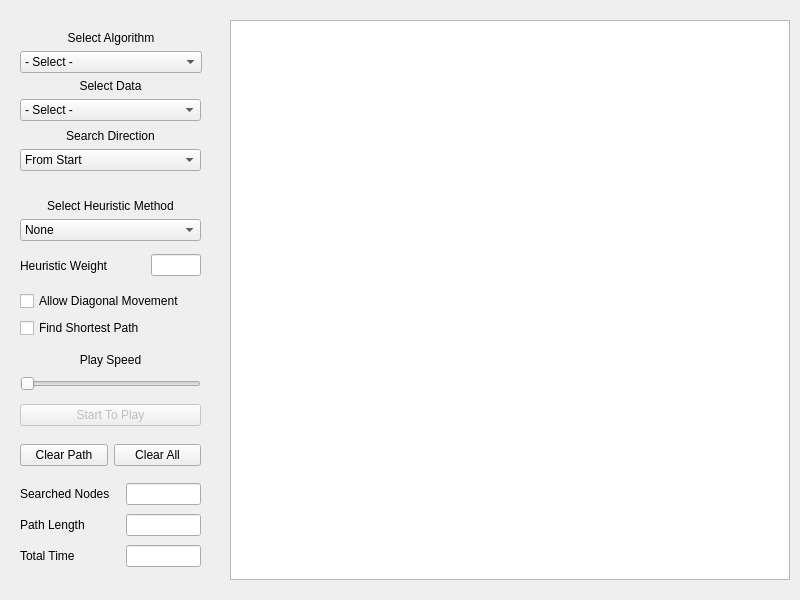
<?xml version="1.0" encoding="UTF-8"?>
<ui version="4.0">
 <author>Qianhui Zhao</author>
 <class>Widgets</class>
 <widget class="QWidget" name="Widgets">
  <property name="geometry">
   <rect>
    <x>0</x>
    <y>0</y>
    <width>800</width>
    <height>600</height>
   </rect>
  </property>
  <property name="maximumSize">
   <size>
    <width>800</width>
    <height>600</height>
   </size>
  </property>
  <property name="focusPolicy">
   <enum>Qt::StrongFocus</enum>
  </property>
  <property name="windowTitle">
   <string>Form</string>
  </property>
  <widget class="QGraphicsView" name="visualizer">
   <property name="geometry">
    <rect>
     <x>230</x>
     <y>20</y>
     <width>560</width>
     <height>560</height>
    </rect>
   </property>
   <property name="verticalScrollBarPolicy">
    <enum>Qt::ScrollBarAlwaysOff</enum>
   </property>
   <property name="horizontalScrollBarPolicy">
    <enum>Qt::ScrollBarAlwaysOff</enum>
   </property>
  </widget>
  <widget class="QWidget" name="verticalLayoutWidget">
   <property name="geometry">
    <rect>
     <x>20</x>
     <y>20</y>
     <width>182</width>
     <height>53</height>
    </rect>
   </property>
   <layout class="QVBoxLayout" name="layoutAlgorithm">
    <item>
     <widget class="QLabel" name="labelAlgorithm">
      <property name="minimumSize">
       <size>
        <width>0</width>
        <height>0</height>
       </size>
      </property>
      <property name="layoutDirection">
       <enum>Qt::LeftToRight</enum>
      </property>
      <property name="text">
       <string>Select Algorithm</string>
      </property>
      <property name="alignment">
       <set>Qt::AlignBottom|Qt::AlignHCenter</set>
      </property>
     </widget>
    </item>
    <item>
     <widget class="QComboBox" name="boxAlgorithm">
      <property name="enabled">
       <bool>true</bool>
      </property>
      <property name="sizePolicy">
       <sizepolicy hsizetype="Minimum" vsizetype="MinimumExpanding">
        <horstretch>0</horstretch>
        <verstretch>0</verstretch>
       </sizepolicy>
      </property>
      <property name="minimumSize">
       <size>
        <width>0</width>
        <height>22</height>
       </size>
      </property>
      <property name="maximumSize">
       <size>
        <width>16777215</width>
        <height>22</height>
       </size>
      </property>
      <item>
       <property name="text">
        <string>- Select -</string>
       </property>
      </item>
      <item>
       <property name="text">
        <string>A-Star Search</string>
       </property>
      </item>
      <item>
       <property name="text">
        <string>Breadth-First Search</string>
       </property>
      </item>
      <item>
       <property name="text">
        <string>Depth-First Search</string>
       </property>
      </item>
     </widget>
    </item>
   </layout>
  </widget>
  <widget class="QWidget" name="verticalLayoutWidget_5">
   <property name="geometry">
    <rect>
     <x>20</x>
     <y>350</y>
     <width>181</width>
     <height>41</height>
    </rect>
   </property>
   <layout class="QVBoxLayout" name="layoutSlider">
    <item>
     <widget class="QLabel" name="labelSlider">
      <property name="text">
       <string>Play Speed</string>
      </property>
      <property name="alignment">
       <set>Qt::AlignCenter</set>
      </property>
     </widget>
    </item>
    <item>
     <widget class="QSlider" name="slider">
      <property name="cursor">
       <cursorShape>ArrowCursor</cursorShape>
      </property>
      <property name="focusPolicy">
       <enum>Qt::ClickFocus</enum>
      </property>
      <property name="orientation">
       <enum>Qt::Horizontal</enum>
      </property>
     </widget>
    </item>
   </layout>
  </widget>
  <widget class="QWidget" name="verticalLayoutWidget_6">
   <property name="geometry">
    <rect>
     <x>20</x>
     <y>400</y>
     <width>181</width>
     <height>31</height>
    </rect>
   </property>
   <layout class="QVBoxLayout" name="layoutPlay">
    <item>
     <widget class="QPushButton" name="buttonPlay">
      <property name="enabled">
       <bool>false</bool>
      </property>
      <property name="mouseTracking">
       <bool>false</bool>
      </property>
      <property name="tabletTracking">
       <bool>false</bool>
      </property>
      <property name="acceptDrops">
       <bool>false</bool>
      </property>
      <property name="text">
       <string>Start To Play</string>
      </property>
      <property name="checkable">
       <bool>false</bool>
      </property>
      <property name="autoDefault">
       <bool>false</bool>
      </property>
      <property name="default">
       <bool>false</bool>
      </property>
      <property name="flat">
       <bool>false</bool>
      </property>
     </widget>
    </item>
   </layout>
  </widget>
  <widget class="QWidget" name="verticalLayoutWidget_7">
   <property name="geometry">
    <rect>
     <x>20</x>
     <y>480</y>
     <width>181</width>
     <height>91</height>
    </rect>
   </property>
   <layout class="QVBoxLayout" name="layoutDisplay">
    <item>
     <layout class="QHBoxLayout" name="layout_1">
      <item>
       <widget class="QLabel" name="labelVisitedNode">
        <property name="text">
         <string>Searched Nodes</string>
        </property>
        <property name="alignment">
         <set>Qt::AlignLeading|Qt::AlignLeft|Qt::AlignVCenter</set>
        </property>
       </widget>
      </item>
      <item>
       <widget class="QLineEdit" name="displayVisitedNode">
        <property name="maximumSize">
         <size>
          <width>75</width>
          <height>16777215</height>
         </size>
        </property>
        <property name="acceptDrops">
         <bool>false</bool>
        </property>
        <property name="maxLength">
         <number>45</number>
        </property>
        <property name="alignment">
         <set>Qt::AlignRight|Qt::AlignTrailing|Qt::AlignVCenter</set>
        </property>
        <property name="readOnly">
         <bool>true</bool>
        </property>
       </widget>
      </item>
     </layout>
    </item>
    <item>
     <layout class="QHBoxLayout" name="layout_2">
      <item>
       <widget class="QLabel" name="labelPathLength">
        <property name="text">
         <string>Path Length</string>
        </property>
        <property name="alignment">
         <set>Qt::AlignLeading|Qt::AlignLeft|Qt::AlignVCenter</set>
        </property>
       </widget>
      </item>
      <item>
       <widget class="QLineEdit" name="displayPathLength">
        <property name="maximumSize">
         <size>
          <width>75</width>
          <height>16777215</height>
         </size>
        </property>
        <property name="alignment">
         <set>Qt::AlignRight|Qt::AlignTrailing|Qt::AlignVCenter</set>
        </property>
        <property name="readOnly">
         <bool>true</bool>
        </property>
       </widget>
      </item>
     </layout>
    </item>
    <item>
     <layout class="QHBoxLayout" name="layout_3">
      <item>
       <widget class="QLabel" name="labelTotalTime">
        <property name="text">
         <string>Total Time</string>
        </property>
        <property name="alignment">
         <set>Qt::AlignLeading|Qt::AlignLeft|Qt::AlignVCenter</set>
        </property>
       </widget>
      </item>
      <item>
       <widget class="QLineEdit" name="displayTotalTime">
        <property name="maximumSize">
         <size>
          <width>75</width>
          <height>16777215</height>
         </size>
        </property>
        <property name="alignment">
         <set>Qt::AlignRight|Qt::AlignTrailing|Qt::AlignVCenter</set>
        </property>
        <property name="readOnly">
         <bool>true</bool>
        </property>
       </widget>
      </item>
     </layout>
    </item>
   </layout>
  </widget>
  <widget class="QWidget" name="horizontalLayoutWidget">
   <property name="geometry">
    <rect>
     <x>20</x>
     <y>440</y>
     <width>181</width>
     <height>31</height>
    </rect>
   </property>
   <layout class="QHBoxLayout" name="layoutClear">
    <item>
     <widget class="QPushButton" name="buttonClearPath">
      <property name="text">
       <string>Clear Path</string>
      </property>
     </widget>
    </item>
    <item>
     <widget class="QPushButton" name="buttonClearAll">
      <property name="text">
       <string>Clear All</string>
      </property>
     </widget>
    </item>
   </layout>
  </widget>
  <widget class="QWidget" name="verticalLayoutWidget_2">
   <property name="geometry">
    <rect>
     <x>20</x>
     <y>70</y>
     <width>181</width>
     <height>51</height>
    </rect>
   </property>
   <layout class="QVBoxLayout" name="layoutData">
    <item>
     <widget class="QLabel" name="labelData">
      <property name="minimumSize">
       <size>
        <width>0</width>
        <height>0</height>
       </size>
      </property>
      <property name="layoutDirection">
       <enum>Qt::LeftToRight</enum>
      </property>
      <property name="text">
       <string>Select Data</string>
      </property>
      <property name="alignment">
       <set>Qt::AlignBottom|Qt::AlignHCenter</set>
      </property>
     </widget>
    </item>
    <item>
     <widget class="QComboBox" name="boxData">
      <property name="enabled">
       <bool>true</bool>
      </property>
      <property name="sizePolicy">
       <sizepolicy hsizetype="Preferred" vsizetype="Fixed">
        <horstretch>0</horstretch>
        <verstretch>0</verstretch>
       </sizepolicy>
      </property>
      <property name="minimumSize">
       <size>
        <width>0</width>
        <height>0</height>
       </size>
      </property>
      <property name="editable">
       <bool>false</bool>
      </property>
      <item>
       <property name="text">
        <string>- Select -</string>
       </property>
      </item>
      <item>
       <property name="text">
        <string>sampledata1</string>
       </property>
      </item>
      <item>
       <property name="text">
        <string>sampledata2</string>
       </property>
      </item>
      <item>
       <property name="text">
        <string>sampledata3</string>
       </property>
      </item>
      <item>
       <property name="text">
        <string>sampledata4</string>
       </property>
      </item>
      <item>
       <property name="text">
        <string>sampledata5</string>
       </property>
      </item>
     </widget>
    </item>
   </layout>
  </widget>
  <widget class="QWidget" name="verticalLayoutWidget_3">
   <property name="geometry">
    <rect>
     <x>20</x>
     <y>120</y>
     <width>181</width>
     <height>51</height>
    </rect>
   </property>
   <layout class="QVBoxLayout" name="layoutDirection">
    <item>
     <widget class="QLabel" name="labelDirection">
      <property name="text">
       <string>Search Direction</string>
      </property>
      <property name="alignment">
       <set>Qt::AlignBottom|Qt::AlignHCenter</set>
      </property>
     </widget>
    </item>
    <item>
     <widget class="QComboBox" name="boxDirection">
      <item>
       <property name="text">
        <string>From Start</string>
       </property>
      </item>
      <item>
       <property name="text">
        <string>From End</string>
       </property>
      </item>
     </widget>
    </item>
   </layout>
  </widget>
  <widget class="QWidget" name="verticalLayoutWidget_4">
   <property name="geometry">
    <rect>
     <x>20</x>
     <y>290</y>
     <width>181</width>
     <height>51</height>
    </rect>
   </property>
   <layout class="QVBoxLayout" name="verticalLayout">
    <item>
     <widget class="QCheckBox" name="checkDiagonal">
      <property name="text">
       <string>Allow Diagonal Movement</string>
      </property>
     </widget>
    </item>
    <item>
     <widget class="QCheckBox" name="checkShortest">
      <property name="text">
       <string>Find Shortest Path</string>
      </property>
     </widget>
    </item>
   </layout>
  </widget>
  <widget class="QWidget" name="horizontalLayoutWidget_2">
   <property name="geometry">
    <rect>
     <x>20</x>
     <y>250</y>
     <width>181</width>
     <height>31</height>
    </rect>
   </property>
   <layout class="QHBoxLayout" name="layoutWeight">
    <item>
     <widget class="QLabel" name="labelWeight">
      <property name="text">
       <string>Heuristic Weight</string>
      </property>
     </widget>
    </item>
    <item>
     <widget class="QLineEdit" name="lineEditWeight">
      <property name="maximumSize">
       <size>
        <width>50</width>
        <height>16777215</height>
       </size>
      </property>
      <property name="text">
       <string/>
      </property>
      <property name="alignment">
       <set>Qt::AlignRight|Qt::AlignTrailing|Qt::AlignVCenter</set>
      </property>
     </widget>
    </item>
   </layout>
  </widget>
  <widget class="QWidget" name="verticalLayoutWidget_8">
   <property name="geometry">
    <rect>
     <x>20</x>
     <y>190</y>
     <width>181</width>
     <height>51</height>
    </rect>
   </property>
   <layout class="QVBoxLayout" name="layoutHeuristicMethod">
    <item>
     <widget class="QLabel" name="labelHeuristicMethod">
      <property name="text">
       <string>Select Heuristic Method</string>
      </property>
      <property name="alignment">
       <set>Qt::AlignBottom|Qt::AlignHCenter</set>
      </property>
     </widget>
    </item>
    <item>
     <widget class="QComboBox" name="boxHeuristicMethod">
      <item>
       <property name="text">
        <string>None</string>
       </property>
      </item>
      <item>
       <property name="text">
        <string>Manhattan</string>
       </property>
      </item>
      <item>
       <property name="text">
        <string>Euclidean</string>
       </property>
      </item>
      <item>
       <property name="text">
        <string>Octile</string>
       </property>
      </item>
      <item>
       <property name="text">
        <string>Chebyshev</string>
       </property>
      </item>
     </widget>
    </item>
   </layout>
  </widget>
 </widget>
 <includes>
  <include location="local">designed by ZQH</include>
 </includes>
 <resources/>
 <connections/>
</ui>
